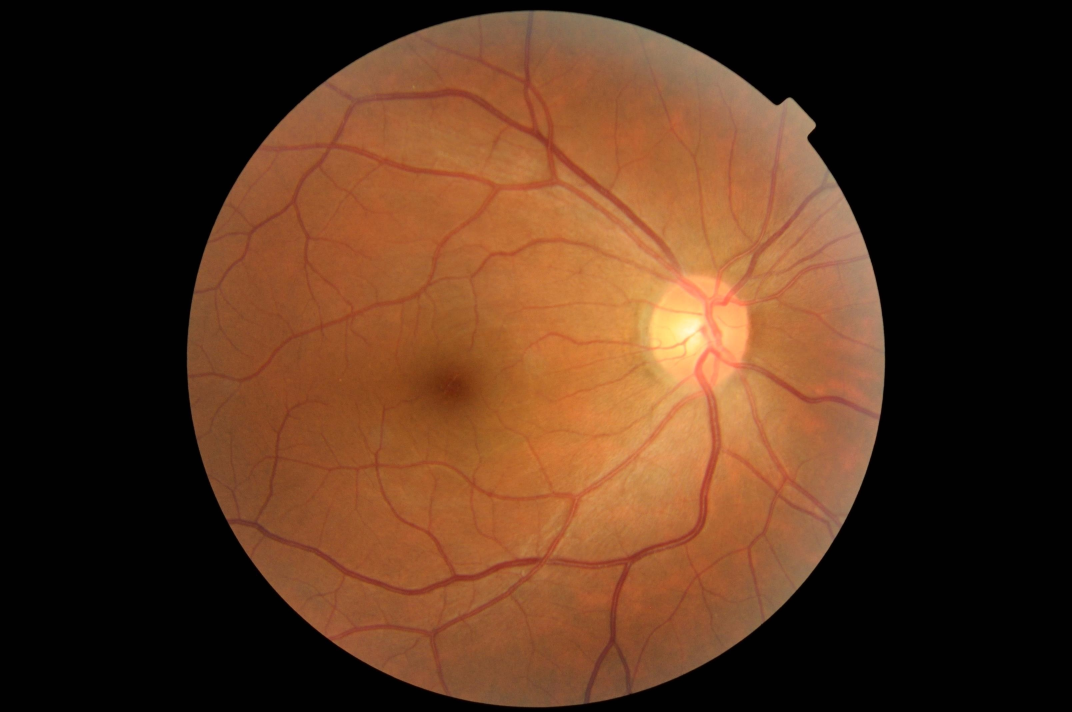
#> input picture Glaucoma Dataset/train_0_first_50/TRAIN000004.JPG, 3216 x 2136 px, found by its file name (shown at 1/3 size)
$ jupyter execute ROI_Method.ipynb   (shell and % lines are left out)
#> lines starting #> are read from the running program, lines starting #| are printed output that depends on the picture; after the words box and inside, x2 and y2 are one past the last pixel; in counts of white or black regions, pixels touching at a corner belong together
[cell 1]
import cv2
import numpy as np
import matplotlib.pyplot as plt

[cell 2]
def detect_optic_disc(image_path):
    # Read the image
#> called with image_path = '/Users/xlyyy/Desktop/TRAIN000004.JPG'
    img = cv2.imread(image_path)
#> img is the input picture: shape (2136, 3216, 3); mean B, G, R 29.8, 51.2, 84.7
    # Convert to grayscale
    gray = cv2.cvtColor(img, cv2.COLOR_BGR2GRAY)
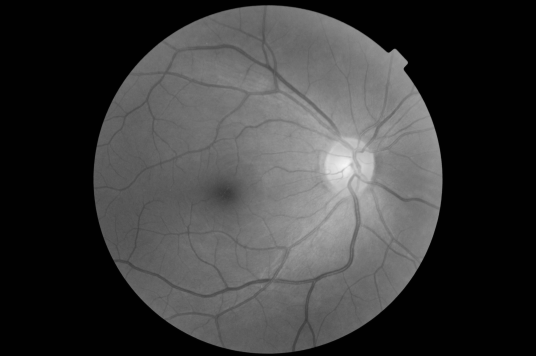
#> gray: shape (2136, 3216) (shown at 1/6 size); min 0, max 247, mean 58.8

    # Define the ROI coordinates (you'll need to fine-tune these)
    roi_x_start = int(gray.shape[1] * 0.5)  # Start from the middle of the width
    roi_y_start = int(gray.shape[0] * 0.2)  # Start from 20% of the height
    roi_width = int(gray.shape[1] * 0.5)    # Take the right half for the width
    roi_height = int(gray.shape[0] * 0.6)   # Take 60% of the height for ROI

    # Crop the ROI from the grayscale image
    gray_roi = gray[roi_y_start:roi_y_start + roi_height, roi_x_start:roi_x_start + roi_width]
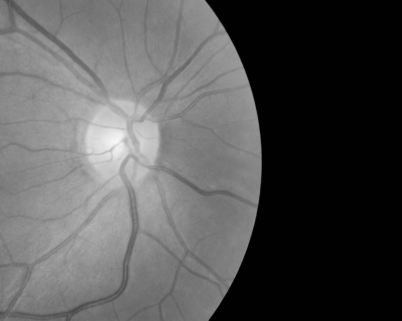
#> gray_roi: shape (1281, 1608) (shown at 1/4 size); min 0, max 247, mean 84.5

    # Apply Gaussian blur to the ROI
    blurred_roi = cv2.GaussianBlur(gray_roi, (5, 5), 0)

    # Detect circles in the ROI using Hough transform
    circles = cv2.HoughCircles(
        blurred_roi,
        cv2.HOUGH_GRADIENT,
        dp=1,
        minDist=50,  # Minimum distance between detected centers
        param1=20,  # Higher threshold for Canny edge detector
        param2=10,   # Threshold for center detection
        minRadius=20,  # Minimum radius of the optic disc
        maxRadius=40   # Maximum radius of the optic disc
    )
#> circles = 240 rows, first 8: [716.5, 428.5, 39.4], [717.5, 264.5, 36.1], [635.5, 295.5, 33.8], [589.5, 392.5, 38.3], [696.5, 322.5, 39.4], [762.5, 380.5, 38.3], [308.5, 696.5, 33.8], [346.5, 830.5, 39.4]

    # Draw the detected circles on the original image
    if circles is not None:
        # Convert the circle parameters a, b, and r to integers
        circles = np.uint16(np.around(circles))
#> circles = 240 rows, first 8: [716, 428, 39], [718, 264, 36], [636, 296, 34], [590, 392, 38], [696, 322, 39], [762, 380, 38], [308, 696, 34], [346, 830, 39]

        # Filter out circles on the border (you may need to adjust the thresholds)
        filtered_circles = [c for c in circles[0, :] if c[0] > 10 and c[1] > 10]
#> filtered_circles = 238 items, first 6: [716, 428, 39], [718, 264, 36], [636, 296, 34], [590, 392, 38], [696, 322, 39], [762, 380, 38]
        if filtered_circles:
            i = filtered_circles[0]
#> i = [716, 428, 39]
            # Draw the outer circle
            cv2.circle(img, (i[0] + roi_x_start, i[1] + roi_y_start), i[2], (0, 255, 0), 2)
            # Draw the center of the circle
            cv2.circle(img, (i[0] + roi_x_start, i[1] + roi_y_start), 2, (0, 0, 255), 3)

    # Convert to RGB for displaying with matplotlib
    img_rgb = cv2.cvtColor(img, cv2.COLOR_BGR2RGB)
    return img_rgb

# Usage
image_path = '/Users/xlyyy/Desktop/TRAIN000004.JPG'
optic_disc_detected_img = detect_optic_disc(image_path)

# Display the result
plt.imshow(optic_disc_detected_img)
plt.axis('off')  # Hide the axis
plt.show()

[cell 3]
#Threshold Testing

def visualize_steps(image):
    gray = cv2.cvtColor(image, cv2.COLOR_BGR2GRAY)
    plt.figure(figsize=(10, 10))

    # Original Image
    plt.subplot(321)
    plt.imshow(cv2.cvtColor(image, cv2.COLOR_BGR2RGB))
    plt.title('Original Image')

    # Gray Image
    plt.subplot(322)
    plt.imshow(gray, cmap='gray')
    plt.title('Gray Image')

    # Apply a blur
    blurred = cv2.medianBlur(gray, 5)
    plt.subplot(323)
    plt.imshow(blurred, cmap='gray')
    plt.title('Median Blur')

    # Thresholding
    _, thresh = cv2.threshold(blurred, 30, 255, cv2.THRESH_BINARY + cv2.THRESH_OTSU)
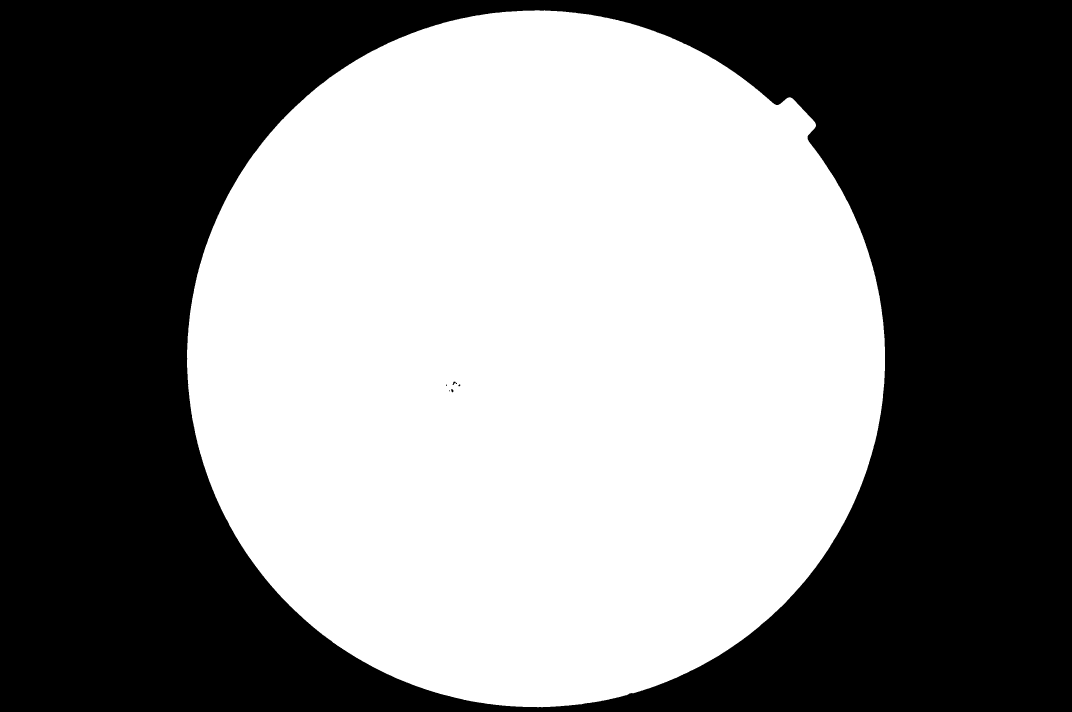
#> thresh: shape (2136, 3216) (shown at 1/3 size); 50.1% white; 6 black regions (2 under 20 px), largest, box (x1, y1, x2, y2) and area: (0, 0, 3216, 2136) 3426174, (1358, 1145, 1371, 1155) 60, (1353, 1168, 1361, 1177) 46, (1375, 1153, 1381, 1159) 25
    plt.subplot(324)
    plt.imshow(thresh, cmap='gray')
    plt.title('Threshold')

    # Distance Transform
    dist_transform = cv2.distanceTransform(thresh, cv2.DIST_L2, 5)
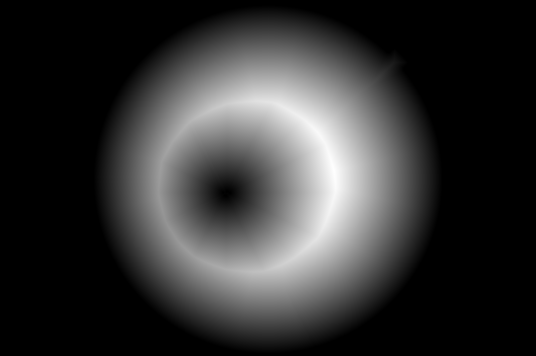
#> dist_transform: shape (2136, 3216) float32 (shown at 1/6 size); min 0, max 649.5, mean 132.4; drawn with min black and max white
    _, sure_fg = cv2.threshold(dist_transform, 0.7*dist_transform.max(), 255, 0)
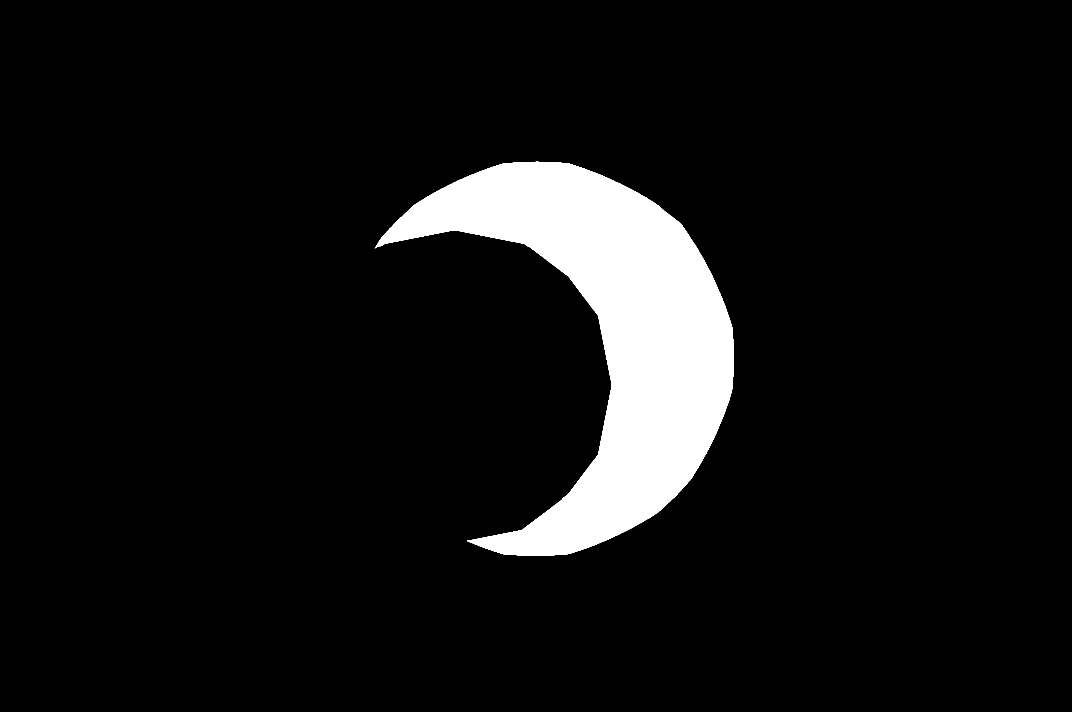
#> sure_fg: shape (2136, 3216) float32 (shown at 1/3 size); 7.3% white; 1 white region, box (x1, y1, x2, y2) and area: (1124, 485, 2201, 1667) 500725
    plt.subplot(325)
    plt.imshow(dist_transform, cmap='gray')
    plt.title('Distance Transform')

    # Sure FG
    plt.subplot(326)
    plt.imshow(sure_fg, cmap='gray')
    plt.title('Sure Foreground')

    plt.tight_layout()
    plt.show()
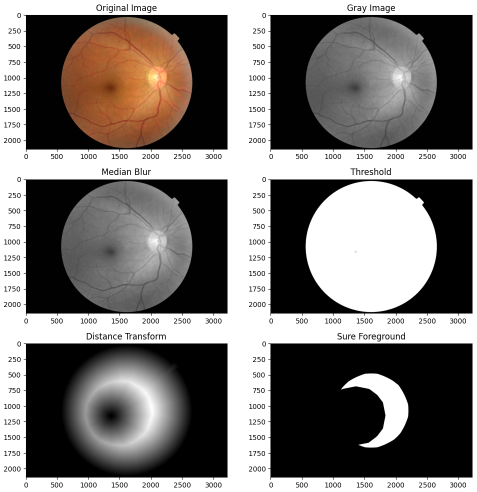
#> figure drawn by matplotlib, 6 panels

# Load the image
image_path = '/Users/xlyyy/Desktop/TRAIN000004.JPG'
image = cv2.imread(image_path)
visualize_steps(image)

$ run again, with Glaucoma Dataset/train_0_first_50/TRAIN000001.JPG copied over Glaucoma Dataset/train_0_first_50/TRAIN000004.JPG
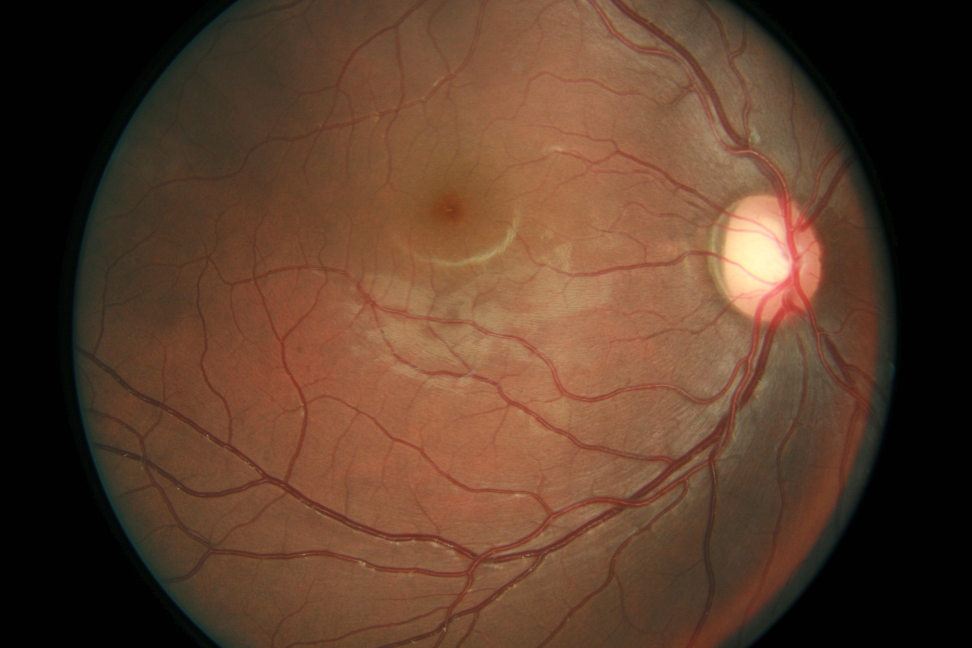
#> input picture Glaucoma Dataset/train_0_first_50/TRAIN000001.JPG, 3888 x 2592 px, found by its file name (shown at 1/4 size)
#> in detect_optic_disc, img is the input picture: shape (2592, 3888, 3); mean B, G, R 43.6, 61.8, 91.4
#> in detect_optic_disc, `circles = cv2.HoughCircles( blurred_roi, cv2.HOUGH_GRADIENT, dp=1, min..`: circles = 490 rows, first 8: [299.5, 699.5, 39.4], [281.5, 1174.5, 33.8], [353.5, 648.5, 39.4], [303.5, 1124.5, 39.4], [440.5, 603.5, 39.4], [450.5, 670.5, 33.8], [237.5, 1130.5, 39.4], [267.5, 632.5, 39.4]
#> in detect_optic_disc, `circles = np.uint16(np.around(circles))`: circles = 490 rows, first 8: [300, 700, 39], [282, 1174, 34], [354, 648, 39], [304, 1124, 39], [440, 604, 39], [450, 670, 34], [238, 1130, 39], [268, 632, 39]
#> filtered_circles = 488 items, first 6: [300, 700, 39], [282, 1174, 34], [354, 648, 39], [304, 1124, 39], [440, 604, 39], [450, 670, 34]
#> i = [300, 700, 39]
#> in visualize_steps, `_, thresh = cv2.threshold(blurred, 30, 255, cv2.THRESH_BINARY + cv2.TH..`:
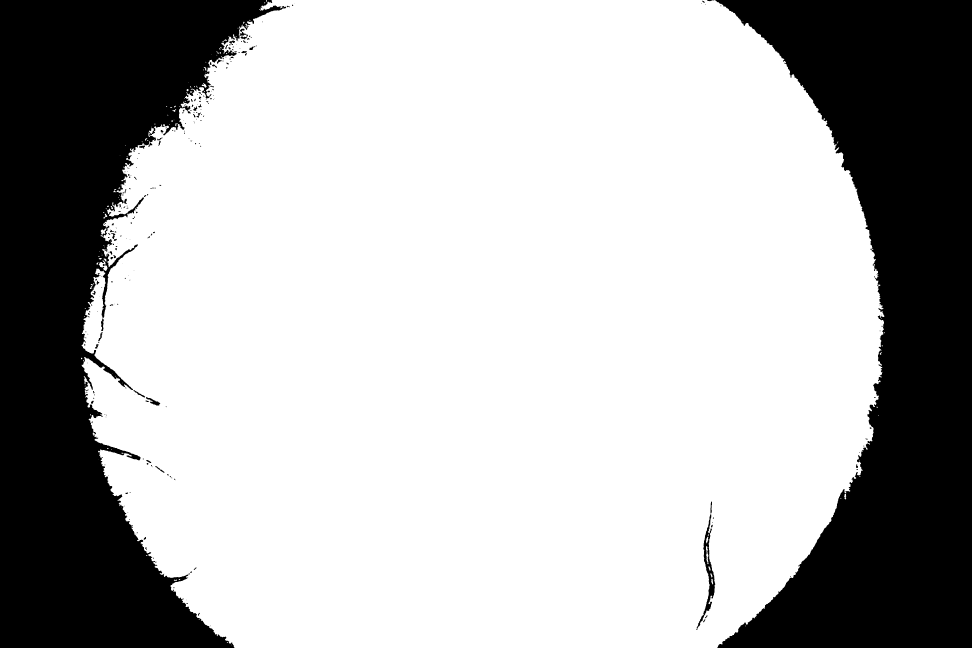
#> thresh: shape (2592, 3888) (shown at 1/4 size); 70.8% white; 274 black regions (163 under 20 px), largest, box (x1, y1, x2, y2) and area: (0, 0, 1145, 2592) 1469978, (2859, 0, 3888, 2592) 1454566, (2785, 2057, 2861, 2520) 6752
#> in visualize_steps, `_, sure_fg = cv2.threshold(dist_transform, 0.7*dist_transform.max(), 2..`:
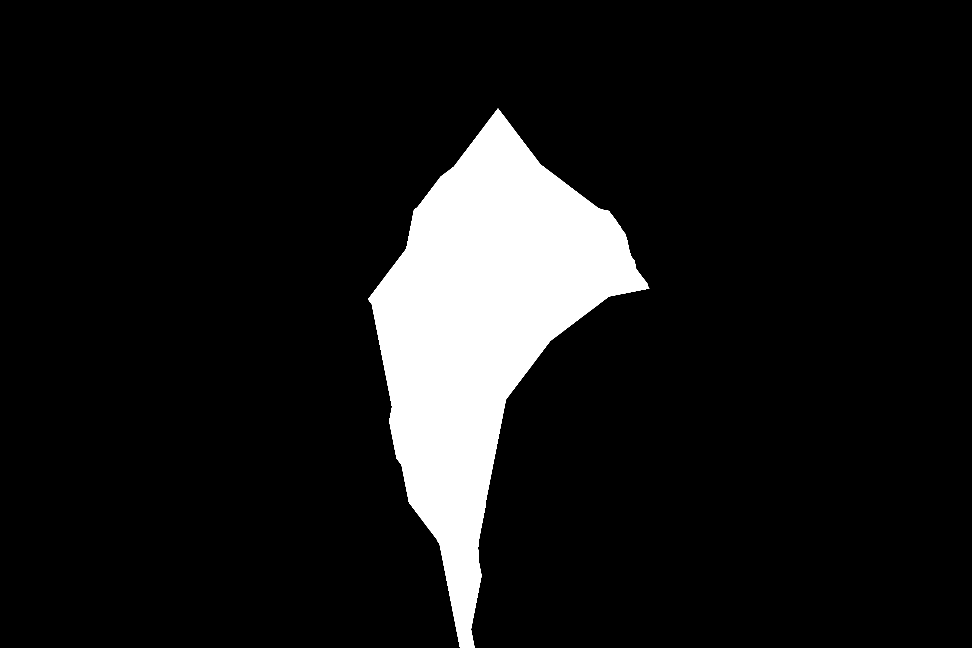
#> sure_fg: shape (2592, 3888) float32 (shown at 1/4 size); 9.8% white; 1 white region, box (x1, y1, x2, y2) and area: (1473, 434, 2597, 2592) 982719
